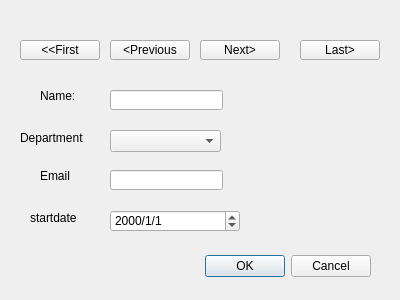
<?xml version="1.0" encoding="UTF-8"?>
<ui version="4.0">
 <class>EmployeeForm</class>
 <widget class="QDialog" name="EmployeeForm">
  <property name="geometry">
   <rect>
    <x>0</x>
    <y>0</y>
    <width>400</width>
    <height>300</height>
   </rect>
  </property>
  <property name="windowTitle">
   <string>Dialog</string>
  </property>
  <widget class="QDialogButtonBox" name="buttonBox">
   <property name="geometry">
    <rect>
     <x>30</x>
     <y>250</y>
     <width>341</width>
     <height>32</height>
    </rect>
   </property>
   <property name="orientation">
    <enum>Qt::Horizontal</enum>
   </property>
   <property name="standardButtons">
    <set>QDialogButtonBox::Cancel|QDialogButtonBox::Ok</set>
   </property>
   <property name="centerButtons">
    <bool>false</bool>
   </property>
  </widget>
  <widget class="QPushButton" name="First">
   <property name="geometry">
    <rect>
     <x>20</x>
     <y>40</y>
     <width>80</width>
     <height>20</height>
    </rect>
   </property>
   <property name="text">
    <string>&lt;&lt;First</string>
   </property>
  </widget>
  <widget class="QPushButton" name="previous">
   <property name="geometry">
    <rect>
     <x>110</x>
     <y>40</y>
     <width>80</width>
     <height>20</height>
    </rect>
   </property>
   <property name="text">
    <string>&lt;Previous</string>
   </property>
  </widget>
  <widget class="QPushButton" name="next">
   <property name="geometry">
    <rect>
     <x>200</x>
     <y>40</y>
     <width>80</width>
     <height>20</height>
    </rect>
   </property>
   <property name="text">
    <string>Next&gt;</string>
   </property>
  </widget>
  <widget class="QPushButton" name="Last">
   <property name="geometry">
    <rect>
     <x>300</x>
     <y>40</y>
     <width>80</width>
     <height>20</height>
    </rect>
   </property>
   <property name="text">
    <string>Last&gt;</string>
   </property>
  </widget>
  <widget class="QLabel" name="label">
   <property name="geometry">
    <rect>
     <x>40</x>
     <y>90</y>
     <width>54</width>
     <height>12</height>
    </rect>
   </property>
   <property name="text">
    <string>Name:</string>
   </property>
  </widget>
  <widget class="QLineEdit" name="EditName">
   <property name="geometry">
    <rect>
     <x>110</x>
     <y>90</y>
     <width>113</width>
     <height>20</height>
    </rect>
   </property>
  </widget>
  <widget class="QLabel" name="label_2">
   <property name="geometry">
    <rect>
     <x>20</x>
     <y>130</y>
     <width>71</width>
     <height>16</height>
    </rect>
   </property>
   <property name="text">
    <string>Department</string>
   </property>
  </widget>
  <widget class="QLabel" name="label_3">
   <property name="geometry">
    <rect>
     <x>40</x>
     <y>170</y>
     <width>54</width>
     <height>12</height>
    </rect>
   </property>
   <property name="text">
    <string>Email</string>
   </property>
  </widget>
  <widget class="QComboBox" name="comboBox">
   <property name="geometry">
    <rect>
     <x>110</x>
     <y>130</y>
     <width>111</width>
     <height>22</height>
    </rect>
   </property>
  </widget>
  <widget class="QLineEdit" name="EditEmail">
   <property name="geometry">
    <rect>
     <x>110</x>
     <y>170</y>
     <width>113</width>
     <height>20</height>
    </rect>
   </property>
  </widget>
  <widget class="QLabel" name="label_4">
   <property name="geometry">
    <rect>
     <x>30</x>
     <y>210</y>
     <width>61</width>
     <height>16</height>
    </rect>
   </property>
   <property name="text">
    <string>startdate</string>
   </property>
  </widget>
  <widget class="QDateEdit" name="dateEdit">
   <property name="geometry">
    <rect>
     <x>110</x>
     <y>210</y>
     <width>130</width>
     <height>22</height>
    </rect>
   </property>
   <property name="displayFormat">
    <string>yyyy/M/d </string>
   </property>
  </widget>
 </widget>
 <resources/>
 <connections>
  <connection>
   <sender>buttonBox</sender>
   <signal>accepted()</signal>
   <receiver>EmployeeForm</receiver>
   <slot>accept()</slot>
   <hints>
    <hint type="sourcelabel">
     <x>248</x>
     <y>254</y>
    </hint>
    <hint type="destinationlabel">
     <x>157</x>
     <y>274</y>
    </hint>
   </hints>
  </connection>
  <connection>
   <sender>buttonBox</sender>
   <signal>rejected()</signal>
   <receiver>EmployeeForm</receiver>
   <slot>reject()</slot>
   <hints>
    <hint type="sourcelabel">
     <x>316</x>
     <y>260</y>
    </hint>
    <hint type="destinationlabel">
     <x>286</x>
     <y>274</y>
    </hint>
   </hints>
  </connection>
 </connections>
</ui>
